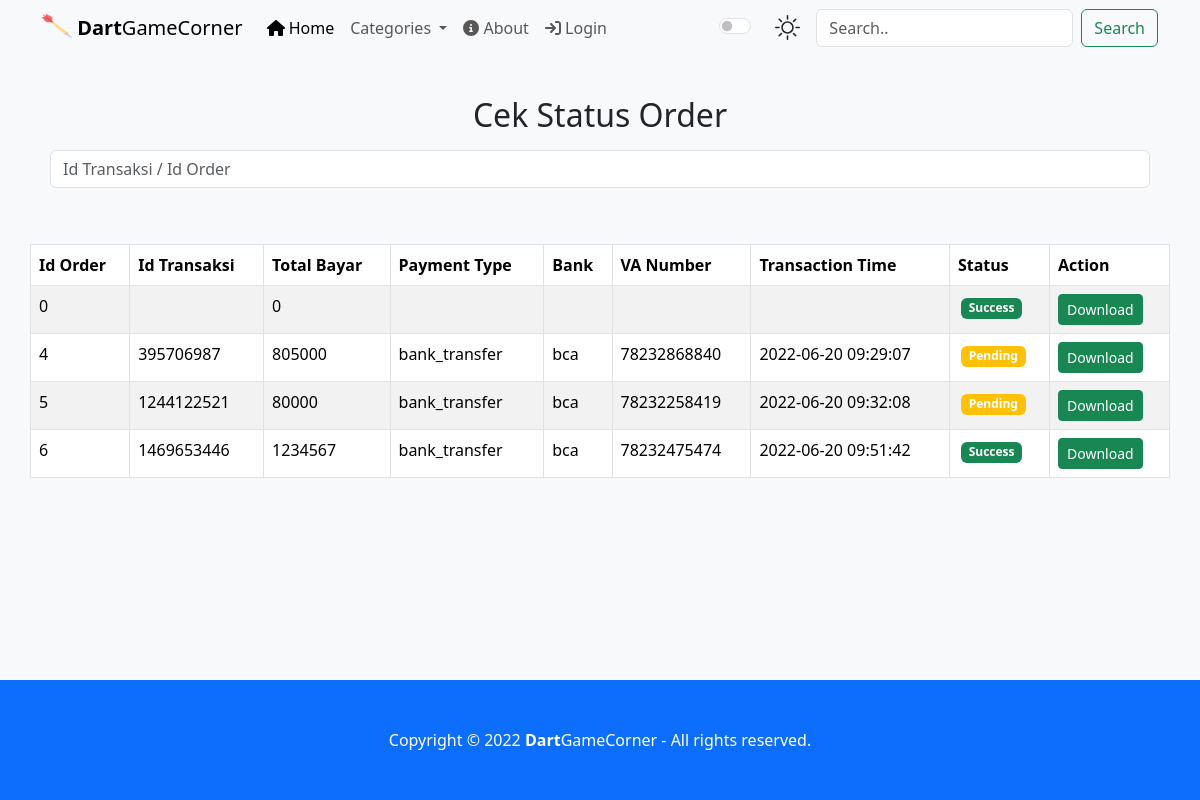
The app's page /DartGameCorner/home/cekorder with its own data.
### tables this page shows
CREATE TABLE `payment` (
  `id_order` int(11) NOT NULL,
  `id_pelanggan` int(11) NOT NULL,
  `id_transaksi` char(20) NOT NULL,
  `gross_amount` int(11) NOT NULL,
  `payment_type` varchar(13) NOT NULL,
  `transaction_time` varchar(19) NOT NULL,
  `bank` varchar(10) NOT NULL,
  `va_number` varchar(30) NOT NULL,
  `pdf_url` text NOT NULL,
  `status_code` char(3) NOT NULL
);

### DartGameCorner/application/modules/home/controllers/Home.php (called while the page is built, shortened)
<?php
class Home extends CI_Controller
{
    public function __construct()
    {
        $this->load->model('products/Products_model');
        $this->load->model('keranjang/Keranjang_model');
        $this->load->library('form_validation');
    }
    public function cekorder()
    {
        $data['judul'] = 'Cek Status Order';
        $data['nama'] = 'Cek Status Order';
        $data['kategori'] = $this->Products_model->getAllKategori();
        $data['payment'] = $this->Keranjang_model->getAllPayment();
        $this->load->view('templates/header', $data);
        $this->load->view('cekorder', $data);
        $this->load->view('templates/footer');
    }
}

### DartGameCorner/index.php (called while the page is built, shortened)
<?php
require_once BASEPATH.'core/CodeIgniter.php';

### DartGameCorner/application/modules/keranjang/models/Keranjang_model.php (called while the page is built, shortened)
<?php if (!defined('BASEPATH')) exit('No direct script access allowed');
class Keranjang_model extends CI_Model
{
    public function getAllPayment()
    {
        $query = "select * from payment;";
        $result = $this->db->query($query);
        if ($result->num_rows() > 0) {
            return $result->result_array();
        }
        return FALSE;
    }
}

### DartGameCorner/application/modules/home/views/cekorder.php (the view, shortened to what this page needs)
<div class="container mt-5">
    <div class="row mt-5">
        <center>
            <h2><?= $nama ?></h2>
        </center>
        <form action="">
            <div class="form-group has-success has-feedback m-2">
                <div class="col-xs-9">
                    <input type="text" class="form-control" name="cari_transaksi" id="cari_transaksi" placeholder="Id Transaksi / Id Order">
                </div>
            </div>
        </form>
        <table class="table table-bordered table-striped mt-5">
            <thead>
                <tr>
                    <th>Id Order</th>
                    <th>Id Transaksi</th>
                    <th>Total Bayar</th>
                    <th>Payment Type</th>
                    <th>Bank</th>
                    <th>VA Number</th>
                    <th>Transaction Time</th>
                    <th>Status</th>
                    <th>Action</th>
                </tr>
            </thead>
            <tbody>
                <?php foreach ($payment as $p) : ?>
                <tr>
                        <td><?= $p['id_order']; ?></td>
                        <td><?= $p['id_transaksi']; ?></td>
                        <td><?= $p['gross_amount']; ?></td>
                        <td><?= $p['payment_type']; ?></td>
                        <td><?= $p['bank']; ?></td>
                        <td><?= $p['va_number']; ?></td>
                        <td><?= $p['transaction_time']; ?></td>
                        <td><?php
                            if ($p['status_code'] == "200") {
                            ?>
                                <label for="" class="badge bg-success">Success</label>
                            <?php
                            } else {
                            ?>
                                <label for="" class="badge bg-warning">Pending</label>
                            <?php
                            }
                            ?>
                        </td>
                        <td>
                            <a href="<?= $p['pdf_url']; ?>" target="_blank" class="btn btn-success btn-sm">Download</a>
                        </td>
                </tr>
            <?php endforeach; ?>
            </tbody>
        </table>
    </div>
</div>

### DartGameCorner/assets/css/style.css (style rules this page uses)
.badge { margin-left: 3px; }

### records on screen
payment: id_order "0", gross_amount "0", status_code "Success"
payment: id_order "4", id_transaksi "395706987", gross_amount "805000", payment_type "bank_transfer", bank "bca", va_number "78232868840", transaction_time "2022-06-20 09:29:07", status_code "Pending"
payment: id_order "5", id_transaksi "1244122521", gross_amount "80000", payment_type "bank_transfer", bank "bca", va_number "78232258419", transaction_time "2022-06-20 09:32:08", status_code "Pending"
payment: id_order "6", id_transaksi "1469653446", gross_amount "1234567", payment_type "bank_transfer", bank "bca", va_number "78232475474", transaction_time "2022-06-20 09:51:42", status_code "Success"

### other values on screen
$nama "Cek Status Order"
